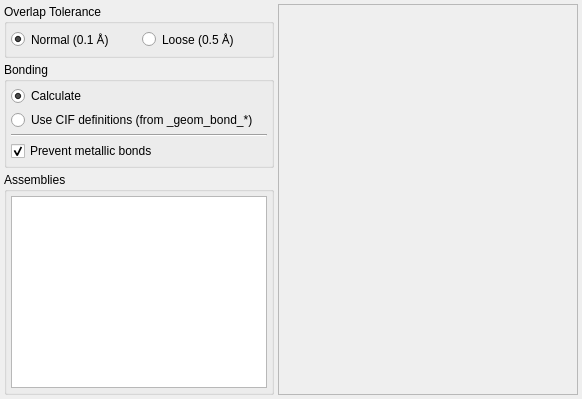
     <widget class="QWidget" name="ImportCIFStructurePage">
      <layout class="QHBoxLayout" name="horizontalLayout_7" stretch="0,0">
       <property name="spacing">
        <number>4</number>
       </property>
       <property name="leftMargin">
        <number>4</number>
       </property>
       <property name="topMargin">
        <number>4</number>
       </property>
       <property name="rightMargin">
        <number>4</number>
       </property>
       <property name="bottomMargin">
        <number>4</number>
       </property>
       <item>
        <widget class="QWidget" name="StructureLayoutWidget" native="true">
         <property name="sizePolicy">
          <sizepolicy hsizetype="Minimum" vsizetype="Preferred">
           <horstretch>1</horstretch>
           <verstretch>0</verstretch>
          </sizepolicy>
         </property>
         <layout class="QVBoxLayout" name="verticalLayout_5">
          <property name="spacing">
           <number>4</number>
          </property>
          <property name="leftMargin">
           <number>0</number>
          </property>
          <property name="topMargin">
           <number>0</number>
          </property>
          <property name="rightMargin">
           <number>0</number>
          </property>
          <property name="bottomMargin">
           <number>0</number>
          </property>
          <item>
           <widget class="QGroupBox" name="AtomGenerationGroup">
            <property name="title">
             <string>Overlap Tolerance</string>
            </property>
            <layout class="QHBoxLayout" name="horizontalLayout_6">
             <property name="leftMargin">
              <number>4</number>
             </property>
             <property name="topMargin">
              <number>4</number>
             </property>
             <property name="rightMargin">
              <number>4</number>
             </property>
             <property name="bottomMargin">
              <number>4</number>
             </property>
             <item>
              <widget class="QRadioButton" name="NormalOverlapToleranceRadio">
               <property name="text">
                <string>Normal (0.1 Å)</string>
               </property>
               <property name="checked">
                <bool>true</bool>
               </property>
              </widget>
             </item>
             <item>
              <widget class="QRadioButton" name="LooseOverlapToleranceRadio">
               <property name="text">
                <string>Loose (0.5 Å)</string>
               </property>
              </widget>
             </item>
            </layout>
           </widget>
          </item>
          <item>
           <widget class="QGroupBox" name="BondingGroup">
            <property name="title">
             <string>Bonding</string>
            </property>
            <layout class="QVBoxLayout" name="verticalLayout_6">
             <property name="spacing">
              <number>4</number>
             </property>
             <property name="leftMargin">
              <number>4</number>
             </property>
             <property name="topMargin">
              <number>4</number>
             </property>
             <property name="rightMargin">
              <number>4</number>
             </property>
             <property name="bottomMargin">
              <number>4</number>
             </property>
             <item>
              <widget class="QRadioButton" name="CalculateBondingRadio">
               <property name="toolTip">
                <string>Determine chemical bonds using overlap of defined elemental radii</string>
               </property>
               <property name="text">
                <string>Calculate</string>
               </property>
               <property name="checked">
                <bool>true</bool>
               </property>
              </widget>
             </item>
             <item>
              <widget class="QRadioButton" name="BondFromCIFRadio">
               <property name="text">
                <string>Use CIF definitions (from _geom_bond_*)</string>
               </property>
              </widget>
             </item>
             <item>
              <widget class="Line" name="line_2">
               <property name="orientation">
                <enum>Qt::Horizontal</enum>
               </property>
              </widget>
             </item>
             <item>
              <widget class="QCheckBox" name="BondingPreventMetallicCheck">
               <property name="sizePolicy">
                <sizepolicy hsizetype="Expanding" vsizetype="Fixed">
                 <horstretch>0</horstretch>
                 <verstretch>0</verstretch>
                </sizepolicy>
               </property>
               <property name="toolTip">
                <string>Don't add bonds between metallic elements</string>
               </property>
               <property name="text">
                <string>Prevent metallic bonds</string>
               </property>
               <property name="checked">
                <bool>true</bool>
               </property>
              </widget>
             </item>
            </layout>
           </widget>
          </item>
          <item>
           <widget class="QGroupBox" name="AssembliesGroup">
            <property name="title">
             <string>Assemblies</string>
            </property>
            <layout class="QVBoxLayout" name="verticalLayout_8">
             <property name="spacing">
              <number>4</number>
             </property>
             <property name="leftMargin">
              <number>4</number>
             </property>
             <property name="topMargin">
              <number>4</number>
             </property>
             <property name="rightMargin">
              <number>4</number>
             </property>
             <property name="bottomMargin">
              <number>4</number>
             </property>
             <item>
              <widget class="QTreeView" name="AssemblyView">
               <property name="toolTip">
                <string>Any defined disorder assemblies and groups will be listed here, including a Global assembly containing other (well-defined) atoms in the structure.</string>
               </property>
              </widget>
             </item>
            </layout>
           </widget>
          </item>
         </layout>
        </widget>
       </item>
       <item>
        <widget class="QFrame" name="StructureViewFrame">
         <property name="sizePolicy">
          <sizepolicy hsizetype="Expanding" vsizetype="Expanding">
           <horstretch>3</horstretch>
           <verstretch>0</verstretch>
          </sizepolicy>
         </property>
         <property name="minimumSize">
          <size>
           <width>300</width>
           <height>300</height>
          </size>
         </property>
         <property name="frameShape">
          <enum>QFrame::StyledPanel</enum>
         </property>
         <property name="frameShadow">
          <enum>QFrame::Sunken</enum>
         </property>
         <layout class="QHBoxLayout" name="horizontalLayout_5">
          <property name="spacing">
           <number>0</number>
          </property>
          <property name="leftMargin">
           <number>0</number>
          </property>
          <property name="topMargin">
           <number>0</number>
          </property>
          <property name="rightMargin">
           <number>0</number>
          </property>
          <property name="bottomMargin">
           <number>0</number>
          </property>
          <item>
           <widget class="ConfigurationViewerWidget" name="StructureViewer" native="true">
            <property name="sizePolicy">
             <sizepolicy hsizetype="Expanding" vsizetype="Expanding">
              <horstretch>1</horstretch>
              <verstretch>0</verstretch>
             </sizepolicy>
            </property>
           </widget>
          </item>
         </layout>
        </widget>
       </item>
      </layout>
     </widget>
